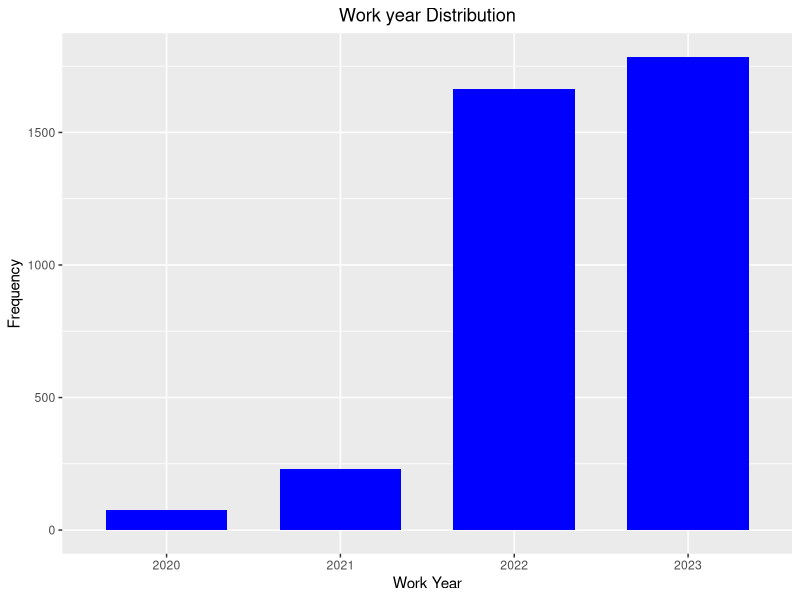
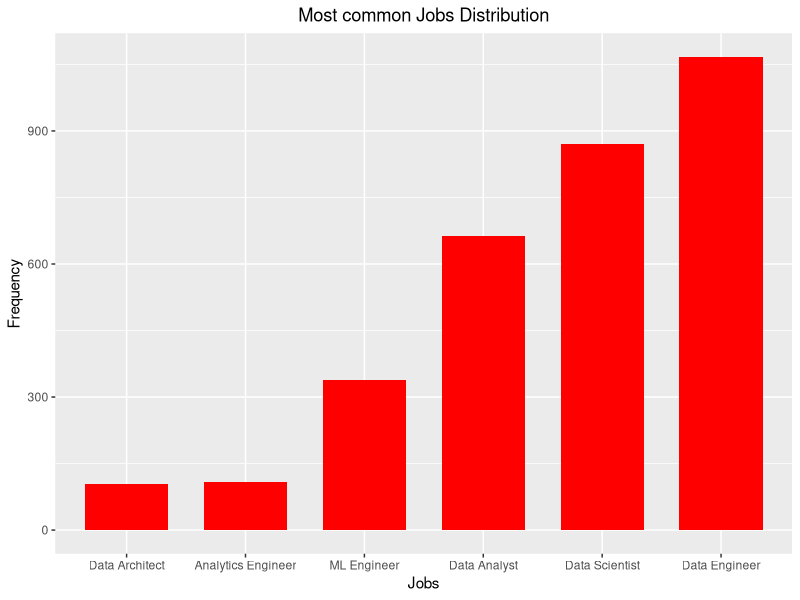
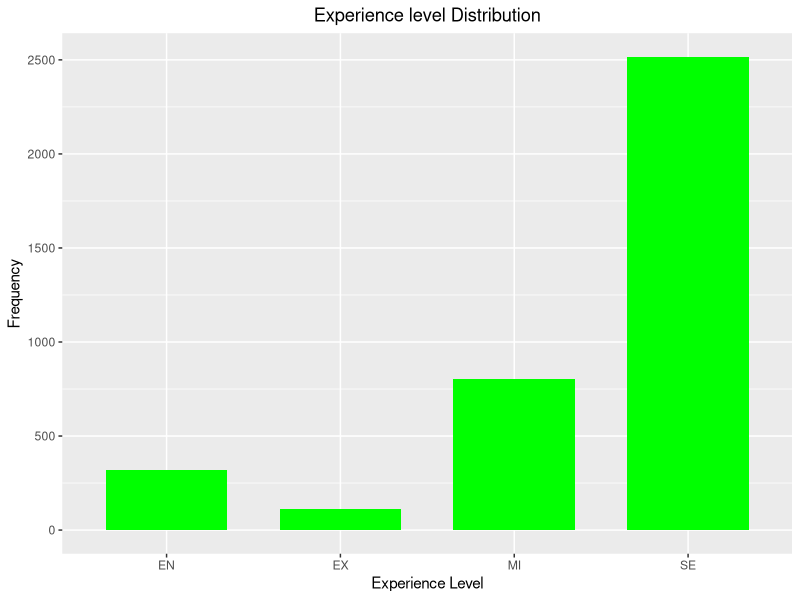
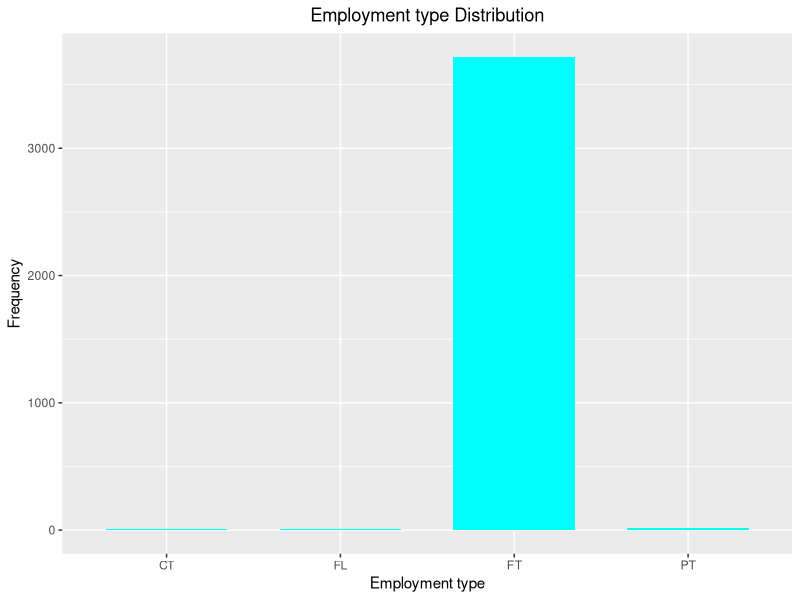
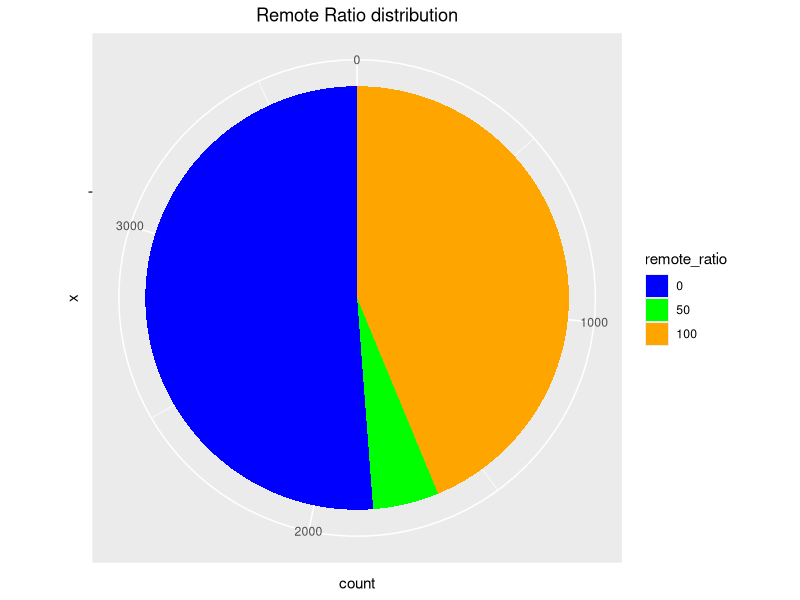
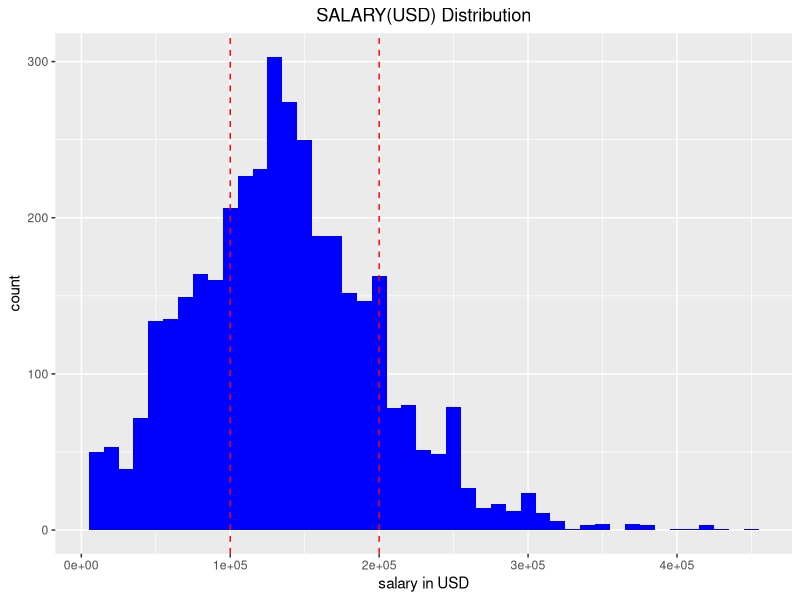
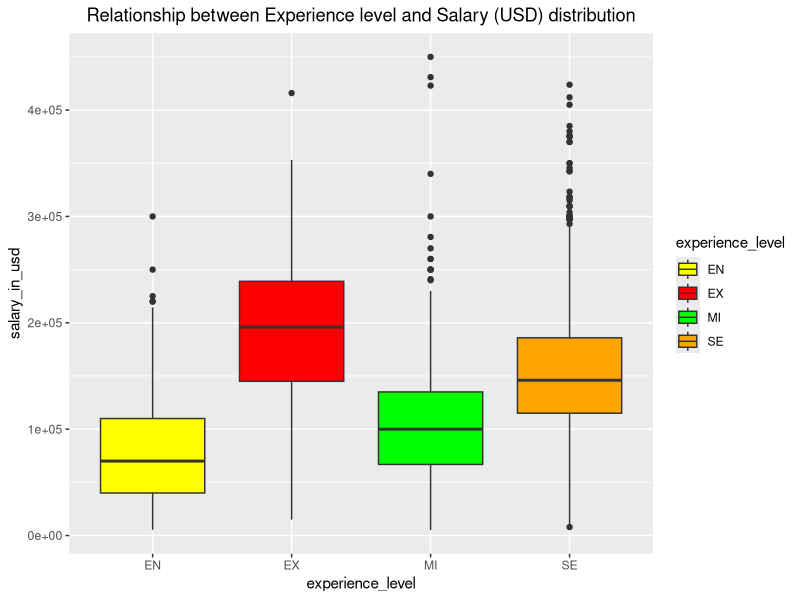
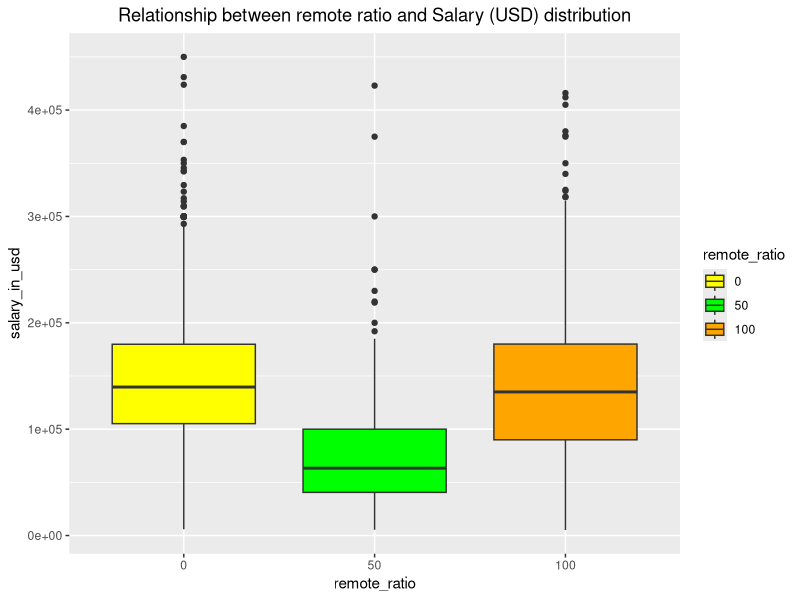

Recreate these plots in R, in order.
## ---- chunk 1
library(tidyverse)
## ---- chunk 2
df <- read.csv("ds_salaries.csv", header = TRUE, sep = ",")
#load the CSV File
## ---- chunk 3
dim(df)
head(df)
## ---- chunk 4
sum(is.na(df))  #checking the missing values
str(df) 
## ---- chunk 5
#Categorized job titles to Main job title 
categorize_title <-function(job_title){
  if (grepl('Data Scientist',job_title,ignore.case = TRUE)){
    return('Data Scientist')
  }else if(grepl('Data Analyst',job_title,ignore.case = TRUE)){
    return('Data Analyst')
  }else if(grepl('Applied Data Analyst',job_title,ignore.case = TRUE)){
    return('Data Analyst')
  }else if(grepl('Business Data Analyst',job_title,ignore.case = TRUE)){
    return('Data Analyst')
  }else if(grepl('BI Data Analyst',job_title,ignore.case = TRUE)){
    return('Data Analyst')  
  }else if(grepl('Lead Data Analyst',job_title,ignore.case = TRUE)){
    return('Data Analyst')
  }else if(grepl('Applied Data Scientist',job_title,ignore.case = TRUE)){
    return('Data Scientist')
  }else if(grepl('Principal Data Scientist',job_title,ignore.case = TRUE)){
    return('Data Scientist')
  }else if(grepl('Lead Data Scientist',job_title,ignore.case = TRUE)){
    return('Data Scientist')
  }else if(grepl('Data Engineer',job_title,ignore.case = TRUE)){
    return('Data Engineer')
  }else if(grepl('ML Engineer',job_title,ignore.case = TRUE)){
    return('ML Engineer')
  }else if(grepl('Data Architect',job_title,ignore.case = TRUE)){
    return('Data Architect')
  }else if(grepl('Machine Learning Engineer',job_title,ignore.case = TRUE)){
    return('ML Engineer')
  }else if(grepl('Machine Learning Software Engineer',job_title,ignore.case = TRUE)){
    return('ML Engineer')
  }else if(grepl('Applied Machine Learning Engineer',job_title,ignore.case = TRUE)){
    return('ML Engineer')
  }else if(grepl('Analytics Engineer',job_title,ignore.case = TRUE)){
    return('Analytics Engineer')  
  }else if(grepl('Research scientists',job_title,ignore.case = TRUE)){
    return('Reasearch scientists')  
  }else{
    return('Other related jobs')
  }
}

df$Main_Title <- sapply(df$job_title,categorize_title)
## ---- chunk 6
#Convert to Factors
df$work_year <- as.factor(df$work_year)
df$job_title <- as.factor(df$job_title)
df$Main_Title <- as.factor(df$Main_Title)
df <- mutate(df, Main_Title = factor(Main_Title, levels = names(sort(table(Main_Title))))) #reorder levels of factor ascending order of frequency count
df$employment_type <- as.factor(df$employment_type)
df$experience_level <- as.factor(df$experience_level)
df$remote_ratio <- as.factor(df$remote_ratio)
df$company_size <- as.factor(df$company_size)
df$employee_residence<-as.factor(df$employee_residence)
df$company_location<-as.factor(df$company_location)
summary(df)

## ---- chunk 7
ggplot(df, aes(x=work_year))+
  geom_bar(fill="blue", width=0.7)+
  labs(x="Work Year" ,y="Frequency")+ggtitle("Work year Distribution")+
  theme(plot.title = element_text(hjust = 0.5))

## ---- chunk 8
df1 <- filter(df, Main_Title != "Other related jobs")#filter out other jobs and create new data frame with most common six job titles
ggplot(df1,aes(x=Main_Title))+
  geom_bar(fill="red", width=0.7)+
  labs(x="Jobs", y="Frequency")+ggtitle("Most common Jobs Distribution")+
  theme(plot.title = element_text(hjust = 0.5))
 
## ---- chunk 9
ggplot(df,aes(experience_level))+
  geom_bar(fill="green",width = 0.7)+
  labs(x="Experience Level", y="Frequency")+ggtitle("Experience level Distribution")+
  theme(plot.title = element_text(hjust = 0.5))

ggplot(df,aes(employment_type))+
  geom_bar(fill="cyan",width = 0.7)+
  labs(x="Employment type", y="Frequency")+ggtitle("Employment type Distribution")+
  theme(plot.title = element_text(hjust = 0.5))

## ---- chunk 10
ggplot(df,aes(x="",fill=remote_ratio))+geom_bar(width = 0.7)+coord_polar(theta = "y")+
  ggtitle("Remote Ratio distribution")+
  theme(plot.title = element_text(hjust=0.5))+ scale_fill_manual(values = c("50"= "green","100"="orange","0"="blue"))

## ---- chunk 11
ggplot(df,aes(x=salary_in_usd))+
  geom_histogram(fill="blue",binwidth=10000)+geom_vline(xintercept = 100000, color = "red", linetype = "dashed", linewidth = 0.5)+geom_vline(xintercept = 200000, color = "red", linetype = "dashed", linewidth = 0.5)+
  labs(x="salary in USD", Y=NULL)+ggtitle("SALARY(USD) Distribution")+
  theme(plot.title = element_text(hjust= 0.5))
## ---- chunk 12
ggplot(df, aes(x = experience_level, y = salary_in_usd, fill = experience_level)) +
  geom_boxplot() +
  scale_fill_manual(values = c("EX" = "red", "EN" = "yellow", "MI" = "green", "SE" = "orange")) +
  ggtitle("Relationship between Experience level and Salary (USD) distribution") +
  theme(plot.title = element_text(hjust = 0.5))
  
## ---- chunk 13
ggplot(df, aes(x = remote_ratio, y = salary_in_usd, fill = remote_ratio)) +
  geom_boxplot() +
  scale_fill_manual(values = c("0" = "yellow", "50" = "green", "100" = "orange")) +
  ggtitle("Relationship between remote ratio and Salary (USD) distribution") +
  theme(plot.title = element_text(hjust = 0.5))
## ---- chunk 14

average_salary <- aggregate(salary_in_usd ~ Main_Title, data = df1, FUN = mean)

ggplot(average_salary, aes(x = Main_Title, y = salary_in_usd)) +
  geom_bar(stat = "identity", fill = "orange") +
  labs(x = "Most common job Title", y = "Average Salary (USD)") +
  ggtitle("Average Salary(USD) by Most common six Job Title")+ theme(plot.title = element_text(hjust= 0.5))
## ---- chunk 15
ANOVA1=aov(salary_in_usd~employment_type,data=df)
anova(ANOVA1)
TukeyHSD(ANOVA1)
## ---- chunk 16
contigency_table <-table(df$company_location,df$employee_residence)
fisher_exact <- fisher.test(contigency_table, simulate.p.value = TRUE)
print(fisher_exact)
